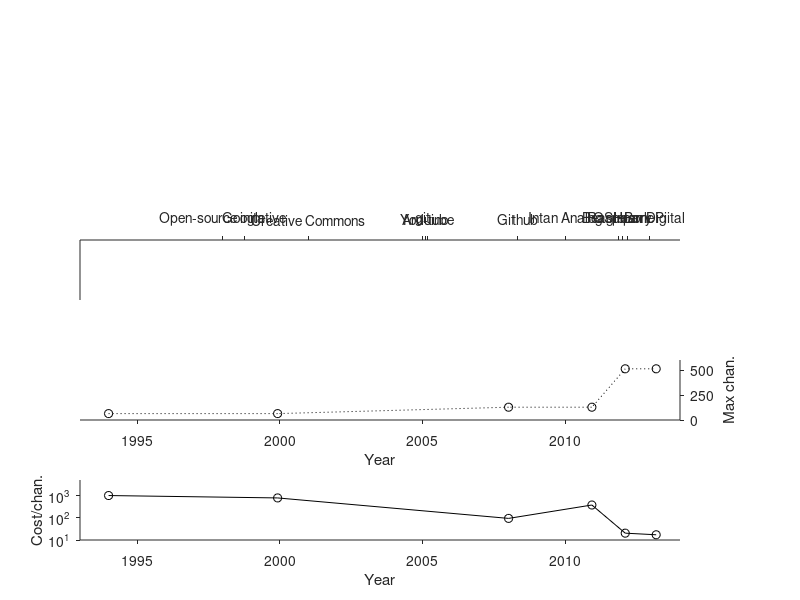

Here is the MATLAB script that generated this plot: (Note: this script raises an error after producing the figure.)
% Jon Newman
% A contextual timeline for multichannel open source ephuys projects

% Open source options
sys             = {'AD'         'MB'        'NR'           'AE'        'OE'         'PG'};
time            = [1994         1999.916    2008           2010.916    2012.083     2013.166];
cost            = [64e3         50e3        9e3            48e3        2600         550 ];  % I'm not sure if these are correct. For instance, AE uses Neuralynx amps right - I would imagine those are not cheap for 128 chans.
chan_atcost     = [64           64          96             128         128          32  ];
max_chan        = [64           64          128            128         512          512 ]; % Technically A/D PG and OE don't have maxs, because they can be daisy-chained. NR is limited by the number of PCI slots available on average PC. Not sure about AE. 

% Other events

% Git introduced, 2005
% Github, 2008
% Intan chips introduced, 2009
% Linux introduced, 1991
% Arduino, 2005
% OSH park accepts outside orders, 2012 (source: @Laen)
% Google opens, 1998
% Creative commons, 2001
% Open source initiative, 1998
% Free software movement started by Richard Stallman, 1983
% Free software foundation formed, 1985

ev      = {'FSF'    'linux'  'Open-source initative' 'Google'       'Creative Commons'      'git'       'Arduino'   'Github'    'OSHpark' 'Raspberry Pi'    'BeagleBone'       'Intan Analog'  'Intan Digital'     'open-gl'   'You-tube'};
ev_time = [1985     1991     1998                    1998.75        2001                   2005         2005.083    2008.33     2012       2012.167          2011.833           2010.0          2012.916            1992.083    2005.167];  
[ev_time, idx] = sort(ev_time);
ev = ev(idx);


%% Figure
close all
aw = 15;
ah = 2;
tlim = [1993 2014];

% Cost per channel
figure('unit','centimeters','position',[2 2 20 20]);
a1 = axes('unit','centimeters','position',[2 2 aw ah]);
plot(a1, time, cost./chan_atcost,'ko-');
xlabel('Year')
ylabel('Cost/chan.')
set(a1,'tickdir','out','box','off','Ylim',[10 5e3],'Xlim',tlim,'YTick',[10 100 1000 10000],'YScale','log','TickLength',[0.1/aw 1])

% Channel Count
a2 = axes('unit','centimeters','position',[2 2+2+ah aw ah]);
plot(a2, time, max_chan,'ko:');
xlabel('Year')
ylabel('Max chan.')
set(a2,'tickdir','out','box','off','Ylim',[0 600],'Xlim',tlim,'YTick',[0 250 500],'YScale','linear','TickLength',[0.1/aw 1], 'YAxisLocation','right')

% Contextual timeline
a3 = axes('unit','centimeters','position',[2 2+4+2*ah aw ah]);
set(a3,'tickdir','out','box','off','Ylim',[0 600],'Xlim',tlim,'YTick',[],'XTick',ev_time, 'XTickLabel', ev,'TickLength',[0.1/aw 1], 'XAxisLocation','top')

saveas(gcf,'timeline.fig');
export_fig(gcf,'-pdf','-transparent','timeline.pdf')



